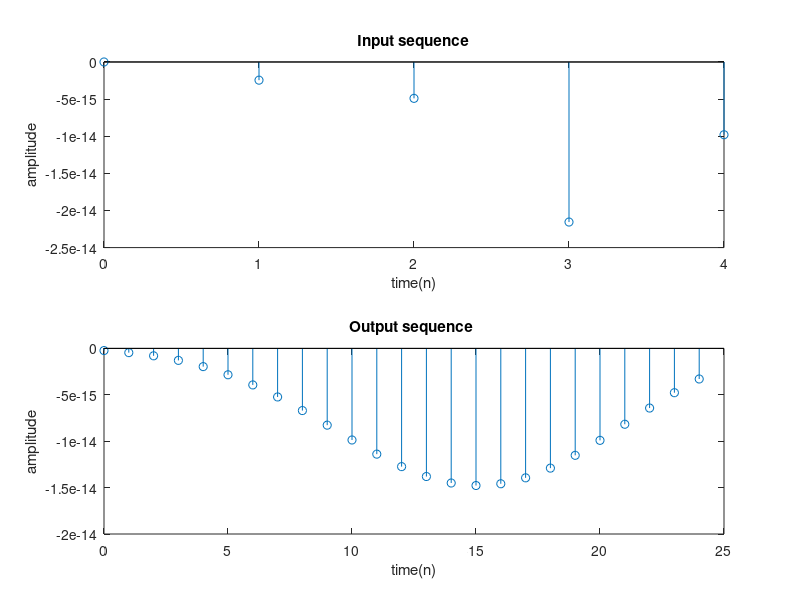

This figure's MATLAB source:
clc
clear

L=input('Enter the upsampling factor:');
N=input('Enter the length of the input signal:'); 
f1=input('Enter the frequency of first sinusodal:');
f2=input('Enter the frequency of second sinusodal:');
n=0:N-1;
x=sin(2*pi*f1*n)+sin(2*pi*f2*n);
y=interp(x,L);
subplot(2,1,1)
stem(n,x(1:N))
title('Input sequence');
xlabel('time(n)');
ylabel('amplitude');
subplot(2,1,2)
m=0:N*L-1;
stem(m,y(1:N*L))
title('Output sequence ');
xlabel('time(n)');
ylabel('amplitude');
